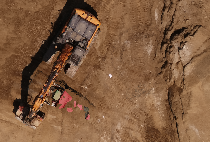
#> input picture resources/img/10cm.png, 210 x 142 px
$ python -i hillshade.py   (imports and definitions only)
#> lines starting #> are read from the running program, lines starting #| are printed output that depends on the picture
import numpy as np
import matplotlib.colors as mcol
import cv2


# [80 lines left out: functions optimized_compute_hillshade_for_grid, export_results, not called in this run]


def apply_clahe_color(img, clip_limit=2.0, tile_grid_size=(8, 8)):
    # Convert the image to LAB color space
#> called with clip_limit = 2, tile_grid_size = (8, 8)
    lab = cv2.cvtColor(img, cv2.COLOR_RGB2LAB)
#> lab: shape (142, 210, 3); mean of channels 0, 1, 2 105.5, 139.4, 149.9

    # Split the LAB image into L, A and B channels
    l_channel, a_channel, b_channel = cv2.split(lab)
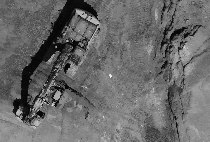
#> l_channel: shape (142, 210); min 1, max 241, mean 105.5
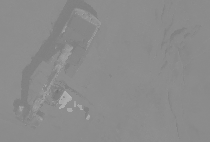
#> a_channel: shape (142, 210); min 111, max 180, mean 139.4

    # Define the CLAHE algorithm
    clahe = cv2.createCLAHE(clipLimit=clip_limit, tileGridSize=tile_grid_size)

    # Apply CLAHE to L channel
    clahe_img = clahe.apply(l_channel)
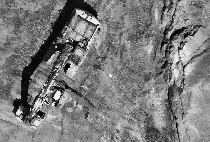
#> clahe_img: shape (142, 210); min 2, max 255, mean 123.8

    # Merge the CLAHE enhanced L channel with the original A and B channel
    merged_channels = cv2.merge([clahe_img, a_channel, b_channel])
#> merged_channels: shape (142, 210, 3); mean of channels 0, 1, 2 123.8, 139.4, 149.9

    # Convert back to RGB color space
    final_img = cv2.cvtColor(merged_channels, cv2.COLOR_LAB2RGB)
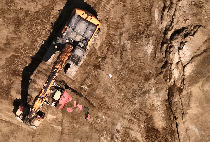
#> final_img: shape (142, 210, 3); mean R, G, B 146.9, 109.2, 80.2

    return final_img

>>> import cv2
>>> picture = cv2.cvtColor(cv2.imread('../resources/img/10cm.png'), cv2.COLOR_BGR2RGB)
>>> result = apply_clahe_color(picture)
